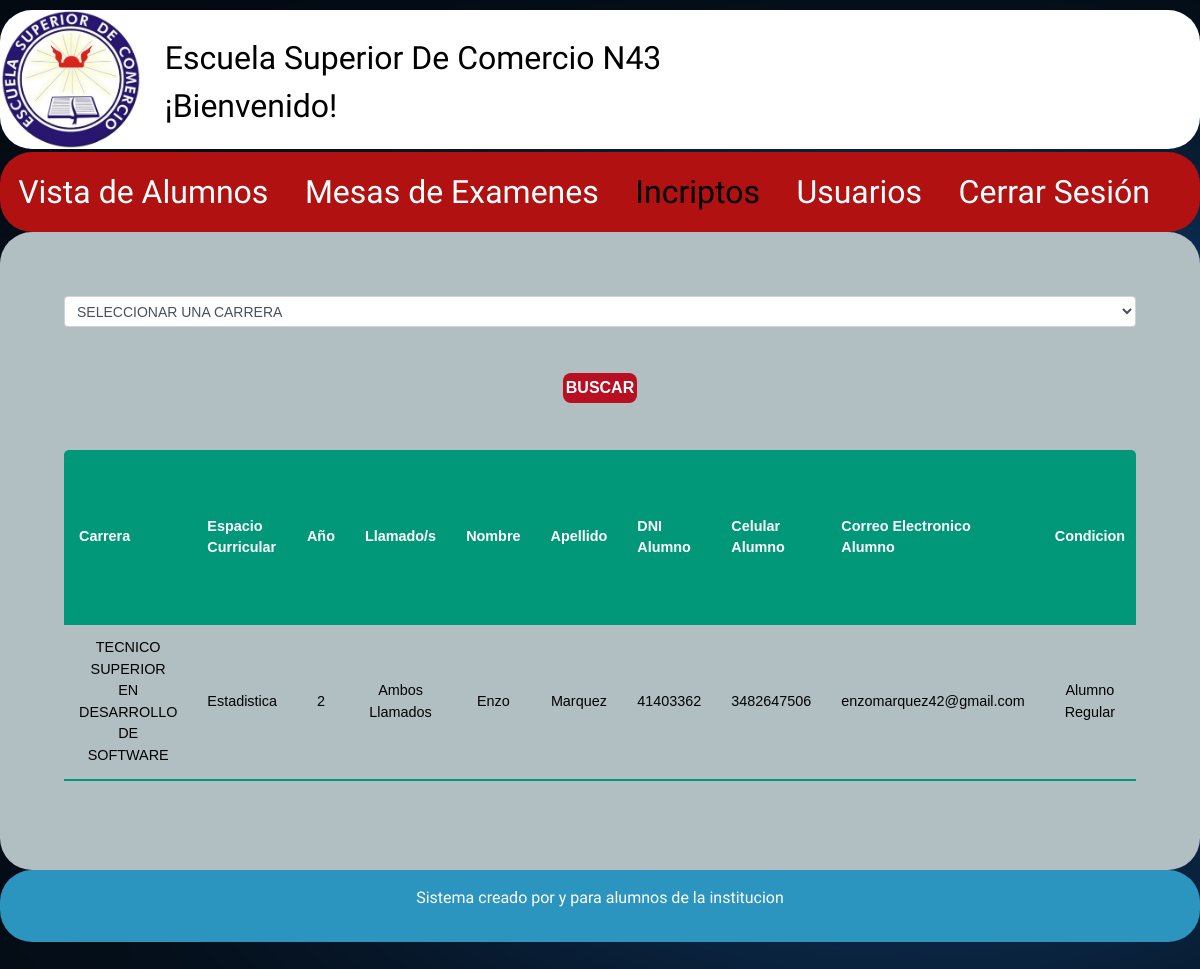
/admin/propiedades/admininscriptos.php (signed in), run on the app's committed database.
### tables this page shows
CREATE TABLE IF NOT EXISTS `inscripcion_alumno` (
  `id_inscripcion_alumno` int(11) NOT NULL AUTO_INCREMENT,
  `id_alumno` int(11) NOT NULL,
  `id_examen` int(11) NOT NULL,
  `condicion` varchar(50) NOT NULL DEFAULT '0',
  `anio_regular` year(4) NOT NULL DEFAULT 2000,
  `llamado` varchar(50) NOT NULL DEFAULT '0',
  PRIMARY KEY (`id_inscripcion_alumno`) USING BTREE
);

CREATE TABLE IF NOT EXISTS `carreras` (
  `id_carreras` int(11) NOT NULL AUTO_INCREMENT,
  `nombre` varchar(50) DEFAULT NULL,
  PRIMARY KEY (`id_carreras`) USING BTREE
);

CREATE TABLE IF NOT EXISTS `mat` (
  `id_mat` int(11) DEFAULT NULL,
  `descrip_mat` varchar(50) DEFAULT NULL,
  `anio_mat` int(11) DEFAULT NULL,
  `carrera_mat` int(11) DEFAULT NULL
);

CREATE TABLE IF NOT EXISTS `examenes` (
  `id_examenes` int(11) NOT NULL AUTO_INCREMENT,
  `carrera` int(11) NOT NULL DEFAULT 0,
  `anio` int(11) NOT NULL DEFAULT 0,
  `espacio_curricular` int(11) NOT NULL DEFAULT 0,
  `llamado_1` date NOT NULL,
  `llamado_2` date NOT NULL,
  `hora` time NOT NULL,
  `presidente` varchar(50) NOT NULL DEFAULT '',
  `vocal_1` varchar(50) NOT NULL DEFAULT '',
  `vocal_2` varchar(50) NOT NULL DEFAULT '',
  PRIMARY KEY (`id_examenes`) USING BTREE
);

CREATE TABLE IF NOT EXISTS `usuarios` (
  `id` int(11) NOT NULL AUTO_INCREMENT,
  `username` varchar(50) NOT NULL,
  `pass` varchar(60) NOT NULL,
  `nombre` varchar(60) NOT NULL,
  `apellido` varchar(60) NOT NULL,
  `fk_rol` int(11) NOT NULL,
  `carrera` int(11) DEFAULT NULL,
  `celular` varchar(10) DEFAULT NULL,
  `correo` varchar(50) DEFAULT NULL,
  PRIMARY KEY (`id`) USING BTREE
);

### admin/propiedades/admininscriptos.php (the view, shortened to what this page needs)
<!DOCTYPE html>
<html lang="en">
<head>
    <link rel="stylesheet" href="../../css/normalize.css">
    <link rel="stylesheet" href="../../css/admin.css">
    <link rel="stylesheet" href="../../css/tabla.css">
    <link rel="stylesheet" href="https://cdn.jsdelivr.net/npm/bootstrap@4.0.0/dist/css/bootstrap.min.css">
</head>
<body>
<?php
     include '../../includes/header.php';
    ?>
                <nav class="navegacion">
                    <a class="navegacion__enlace" href="../../carreras.php">Vista de Alumnos</a>
                    <a class="navegacion__enlace" href="admincarreras.php">Mesas de Examenes</a>
                    <a class="navegacion__enlace navegacion__enlace--activo" href="admininscriptos.php">Incriptos</a>
                    <a class="navegacion__enlace" href="adminusuarios.php">Usuarios</a>
                    <a class="navegacion__enlace" href="../../cerrarSession.php">Cerrar Sesión</a>
                </nav>
             <div class="asignatura">
<form  method="post">
  <select name="carr" class="form-control form-control-sm">
    <option value="<?php echo $mostrar['carrera']; ?>">SELECCIONAR UNA CARRERA</option>
        </select>
          <br>
          <input type="submit" class="asign1" name="sexo" value="Buscar">
          </form>
<table class="content-table">
<thead>
  <tr>
      <th>Carrera</th>
      <th>Espacio Curricular</th>
      <th>Año</th>
      <th>Llamado/s</th>
      <th>Nombre</th>
      <th>Apellido</th>
      <th>DNI Alumno</th>
      <th>Celular Alumno</th>
      <th>Correo Electronico Alumno</th>
      <th>Condicion</th>
  </tr>
</thead>
  <?php
$servidor="localhost";
$usuario="root";
$clave="";
$baseDeDatos="proyecto_db";
$enlace = mysqli_connect($servidor,$usuario,$clave,$baseDeDatos);
if(isset($_POST['sexo'])){
  $carr = $_POST['carr'];
  $sql="SELECT u.nombre AS nombre,apellido,username AS DNI,
  condicion, anio_regular, llamado,celular,correo,
  anio, m.descrip_mat, c.nombre AS carrera
  FROM inscripcion_alumno ia
  LEFT JOIN usuarios u ON u.id = ia.id_alumno
  LEFT JOIN examenes e ON e.id_examenes = ia.id_examen
  LEFT JOIN carreras c ON c.id_carreras = e.carrera
  LEFT JOIN mat m ON m.id_mat = e.espacio_curricular where e.carrera = $carr";
}else{
  $sql="SELECT u.nombre AS nombre,apellido,username AS DNI,
  condicion, anio_regular, llamado,celular,correo,
  anio, m.descrip_mat, c.nombre AS carrera
  FROM inscripcion_alumno ia
  LEFT JOIN usuarios u ON u.id = ia.id_alumno
  LEFT JOIN examenes e ON e.id_examenes = ia.id_examen
  LEFT JOIN carreras c ON c.id_carreras = e.carrera
  LEFT JOIN mat m ON m.id_mat = e.espacio_curricular";
}
$result=mysqli_query($enlace,$sql);
while($mostrar=mysqli_fetch_array($result)){
?>
<tbody>
<tr>
  <td><?php echo $mostrar['carrera']?></td>
  <td><?php echo $mostrar['descrip_mat']?></td>
  <td><?php echo $mostrar['anio']?></td>
  <td><?php echo $mostrar['llamado']?></td>
  <td><?php echo $mostrar['nombre']?></td>
  <td><?php echo $mostrar['apellido']?></td>
  <td><?php echo $mostrar['DNI']?></td>
  <td><?php echo $mostrar['celular']?></td>
  <td><?php echo $mostrar['correo']?></td>
  <td><?php echo $mostrar['condicion']?></td>
</tr>
</tbody>
<?php
}
?>
</table>
</div>
</body>
<footer class="footer">
    <p class="footer__texto">Sistema creado por y para alumnos de la institucion</p>
</footer>
</html>

### includes/header.php (shortened to what this page needs)
<header class="header">
        <div>
            <div class="header__logo">
                <a href="#">
                    <img src="../../img/Escuela.png" alt="logotipo">
                </a>
            </div>
        </div>
    <div class="esc">Escuela Superior De Comercio N43 <br>
        ¡Bienvenido!
</header>

### css/admin.css (style rules this page uses)
:root { --primario: #b1bfc2; --primarioOscuro: #2c95bf; --secundario: #b11111; --secundarioOscuro: rgb(233,287,2); --blanco: #FFF; --negro: #000; --fuentePrincipal: 'Staatliches', cursive; }
html { box-sizing: border-box; }
*, *::before, *::after { box-sizing: inherit; }
body { background-image: url(../img/index.jpg); background-repeat: no-repeat; background-size: cover; font-size: 1.6rem; line-height: 1.5; padding-bottom: 2rem; min-height: 100vh; }
a { text-decoration: none; }
img { width: 100%; }
.header { display: flex; margin: 0 auto; margin-top: 0.6rem; margin-bottom: 0.2rem; background-color: var(--blanco); border-style: none; border-radius: 2rem; }
.header__logo { display: block; height: auto; width: auto; max-width: 160px; }
.navegacion { display: block; justify-content: space-between; flex-direction: column; background-color: var(--secundario); padding: 1rem; text-align: center; margin: 0 auto; border-radius: 2rem; text-decoration: none; }
@media (min-width: 768px) { .navegacion { flex-direction: row; } }
.esc { display: block; justify-content: left; padding-left: 2%; padding-top: 2%; width: 100%; font-family: var(--fuentePrincipal); font-size: 1.5rem; color: #000000; }
@media (min-width: 540px) { .esc { font-size: 2rem; } }
.navegacion__enlace { font-family: var(--fuentePrincipal); width: 60%; color: var(--blanco); font-size: 2rem; margin-right: 2rem; text-decoration: none; }
@media (min-width: 768px) { .navegacion__enlace { width: fit-content; } }
.navegacion__enlace--activo, .navegacion__enlace:hover { color: var(--negro) }
.footer { display: flex; justify-content: center; background-color: var(--primarioOscuro); font-family: var(--fuentePrincipal); color: var(--blanco); padding: 1rem; text-align: center; margin: 0 auto; border-radius: 2rem; font-size: 1rem; }
.asignatura { display: block; background-color: var(--primario); font-family: Arial, Helvetica, sans-serif; text-align: center; align-items: fit-content; padding: 4rem; margin: 0 auto; border-radius: 2rem; }
.asign1 { background-color: #b80f22; color: var(--blanco); text-decoration: none; text-transform: uppercase; font-weight: bold; border-radius: .5rem; padding: 0.2rem; margin: 2%; border-radius: .5rem; width: auto; border: none; }

### css/tabla.css (style rules this page uses)
.content-table { display: block; border-collapse: collapse; margin: 25px 0; font-size: 0.9em; min-width: 400px; border-radius: 5px 5px 0 0; overflow: hidden; }
@media (min-width: 480px) { .content-table { display: block; overflow-x: auto; } }
.content-table thead tr { background-color: #009879; color: #ffffff; text-align: left; font-weight: bold; }
.content-table th, .content-table td { padding: 12px 15px; }
.content-table tbody tr { border-bottom: 1px soild #dddddd; color: #000; }
.content-table tbody tr:last-of-type { border-bottom: 2px solid #009879; }

### data on the page
inscripcion_alumno: carreras.nombre "TECNICO SUPERIOR EN DESARROLLO DE SOFTWARE", mat.descrip_mat "Estadistica", id_examen.anio "2", llamado "Ambos Llamados", usuarios.nombre "Enzo", usuarios.apellido "Marquez", usuarios.username "41403362", usuarios.celular "3482647506", usuarios.correo "enzomarquez42@gmail.com", condicion "Alumno Regular"
